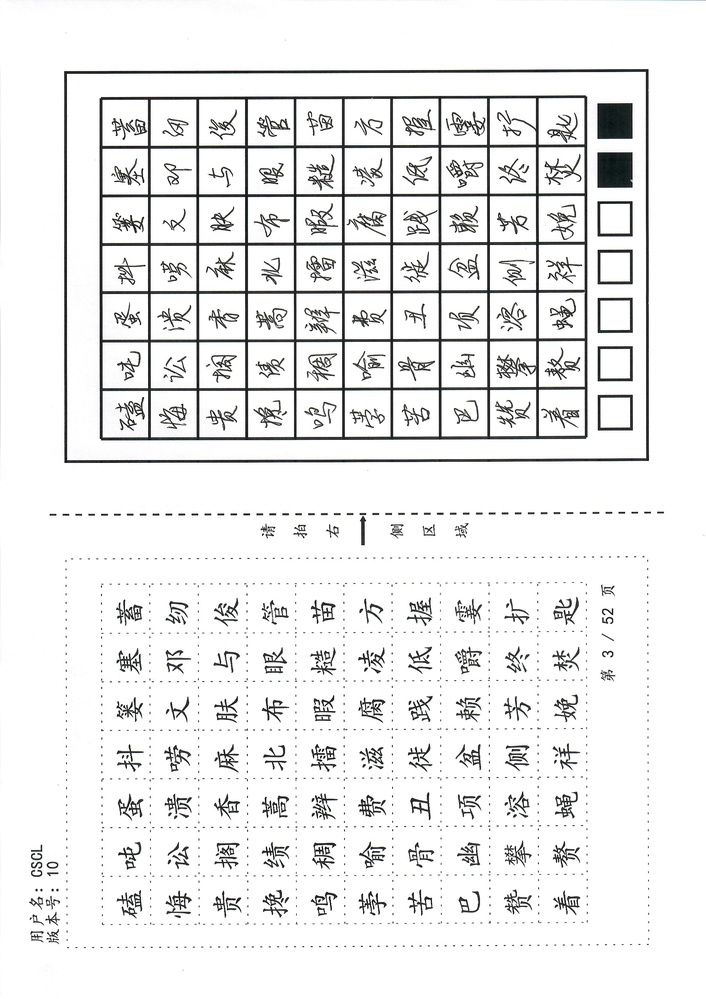
#> input picture pictures/scanf/001.jpg, 706 x 999 px, shrunk from 2479 x 3507 before the run; its folder holds only this picture in this run
$ python cutpicture.py
#> lines starting #> are read from the running program, lines starting #| are printed output that depends on the picture
#> in cut_all_images, img is the input picture: PIL image 706x999 RGB; mean R, G, B 235.7, 235.9, 235.8
from PIL import Image
import os
from pathlib import Path

def get_image_files(path=None):
    if path is None:
        path = Path('./pictures/scanf/')
    result = [ f for f in path.glob('*.jpg') ]
    return result


def cut_one_image(img):
    WIDTH,HEIGHT = img.size
#> WIDTH = 706; HEIGHT = 999
    x1=0
    y1=0
    x2=WIDTH
#> x2 = 706
    y2=int(HEIGHT/2)+2
#> y2 = 501
    im2=img.crop((x1,y1,x2,y2))
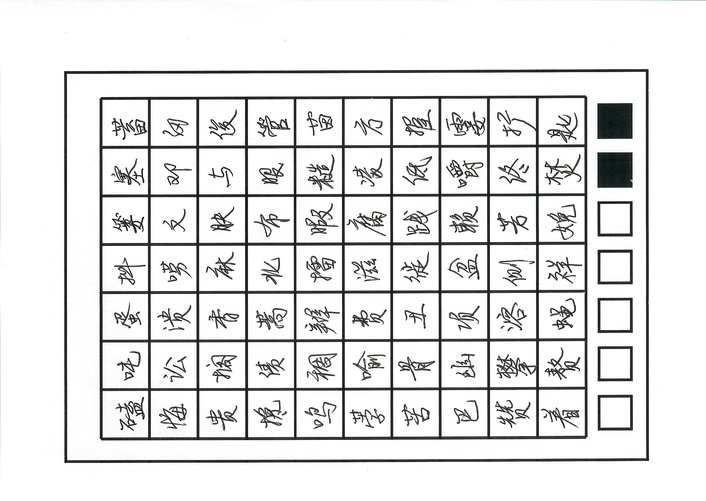
#> im2: PIL image 706x501 RGB; mean R, G, B 227.4, 227.6, 227.4
    return im2

def cut_all_images(files):
    result = []
    for f in files:
        img=Image.open(f)
        img2=cut_one_image(img)
        img2=img2.transpose(Image.Transpose.ROTATE_270)
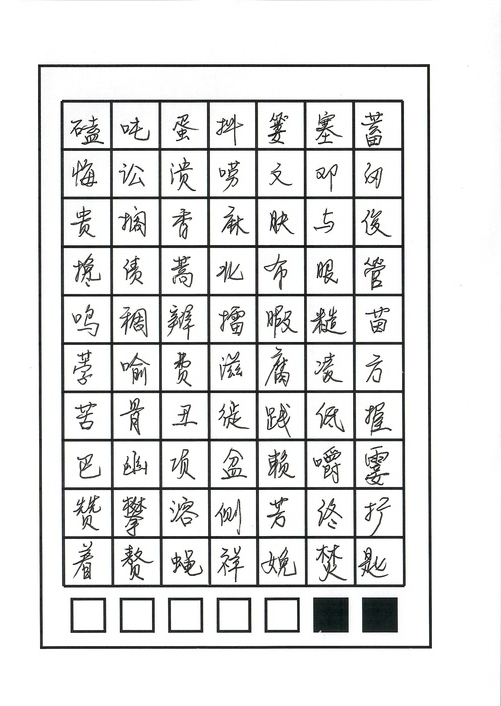
#> img2: PIL image 501x706 RGB; mean R, G, B 227.4, 227.6, 227.4

        result.append( img2)
    return result

def save_images(images):
    for index,img in enumerate(images):
        fn=Path('.','pictures','cut',str(index)+'.jpg')
        print(fn)
        img.save(fn)


if __name__ == "__main__":
    files=get_image_files()
    result = cut_all_images(files)
#> result = 1 item
    save_images(result)
#> the loop in save_images, `for index,img in enumerate(images):` made 1 pass
#| pictures/cut/0.jpg

$ run again, on pictures/scanf/图像 (13).jpg
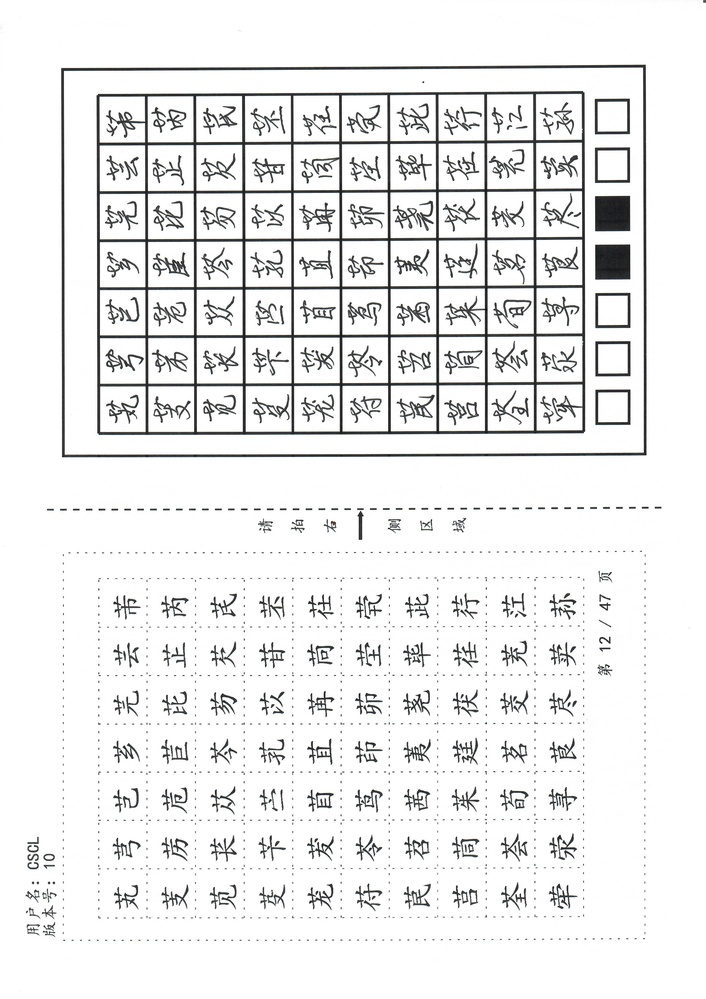
#> input picture pictures/scanf/图像 (13).jpg, 706 x 999 px, shrunk from 2479 x 3507 before the run
#> in cut_all_images, img is the input picture: PIL image 706x999 RGB; mean R, G, B 236, 236.2, 236.1
#> in cut_one_image, `im2=img.crop((x1,y1,x2,y2))`:
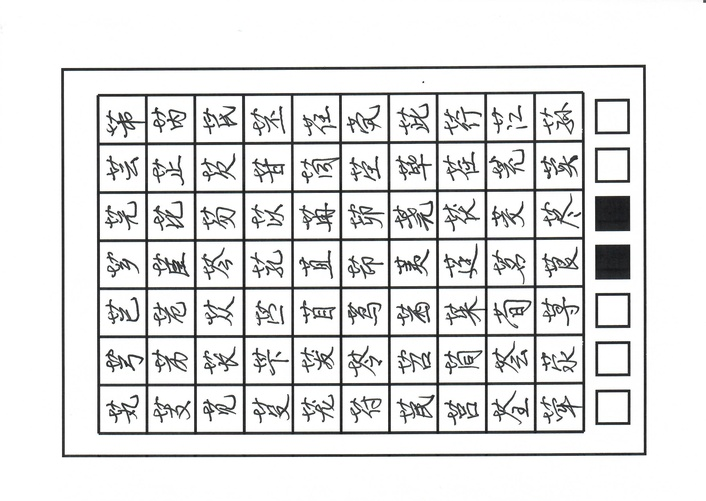
#> im2: PIL image 706x501 RGB; mean R, G, B 226.9, 227.1, 227
#> in cut_all_images, `img2=img2.transpose(Image.Transpose.ROTATE_270)`:
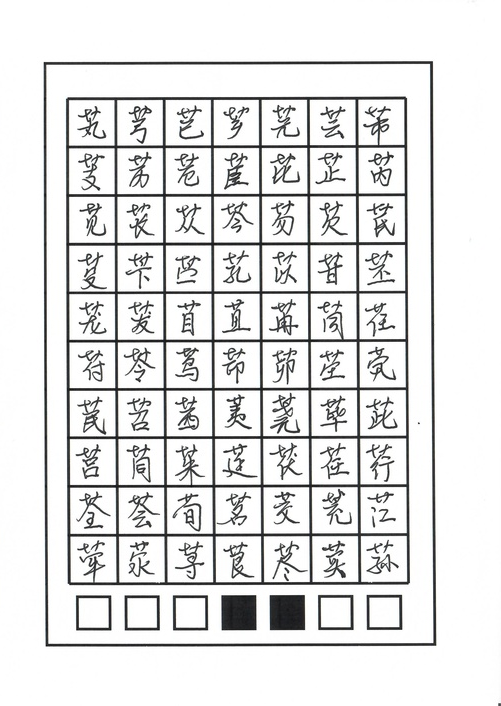
#> img2: PIL image 501x706 RGB; mean R, G, B 226.9, 227.1, 227
#> result = 1 item
#> the loop in save_images, `for index,img in enumerate(images):` made 1 pass
#| pictures/cut/0.jpg

$ run again, on pictures/scanf/图像 (10).jpg
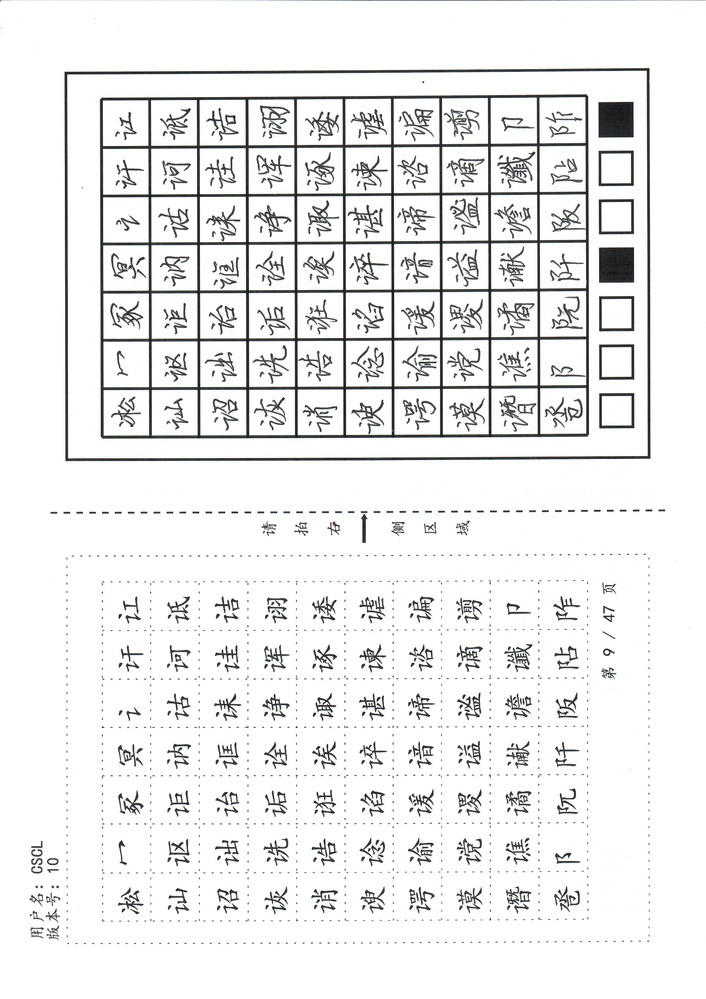
#> input picture pictures/scanf/图像 (10).jpg, 706 x 999 px, shrunk from 2479 x 3507 before the run
#> in cut_all_images, img is the input picture: PIL image 706x999 RGB; mean R, G, B 236.1, 236.3, 236.2
#> in cut_one_image, `im2=img.crop((x1,y1,x2,y2))`:
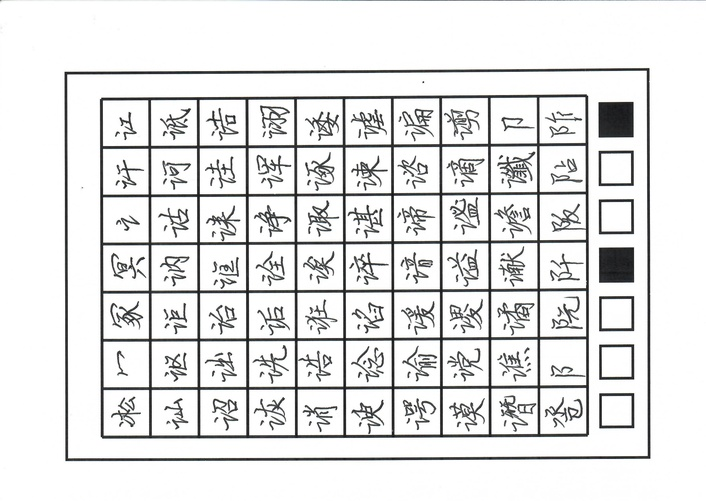
#> im2: PIL image 706x501 RGB; mean R, G, B 227.1, 227.4, 227.3
#> in cut_all_images, `img2=img2.transpose(Image.Transpose.ROTATE_270)`:
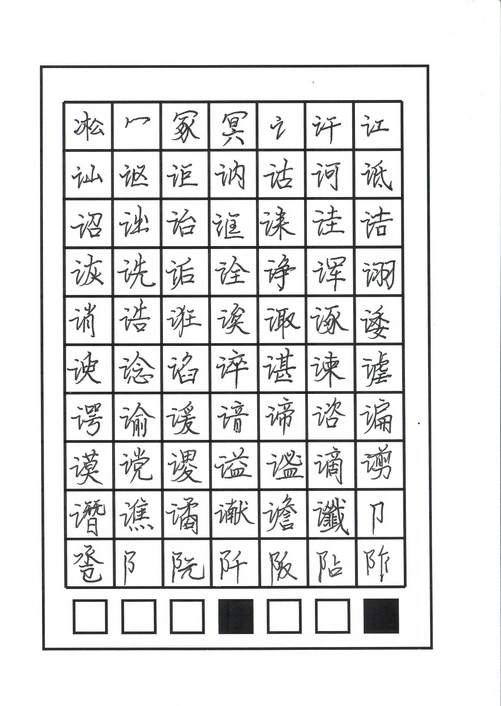
#> img2: PIL image 501x706 RGB; mean R, G, B 227.1, 227.4, 227.3
#> result = 1 item
#> the loop in save_images, `for index,img in enumerate(images):` made 1 pass
#| pictures/cut/0.jpg
